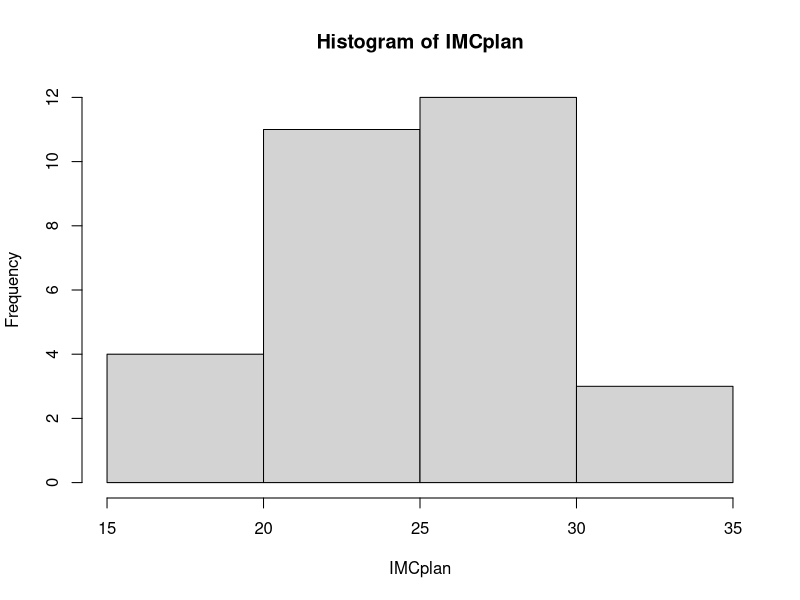
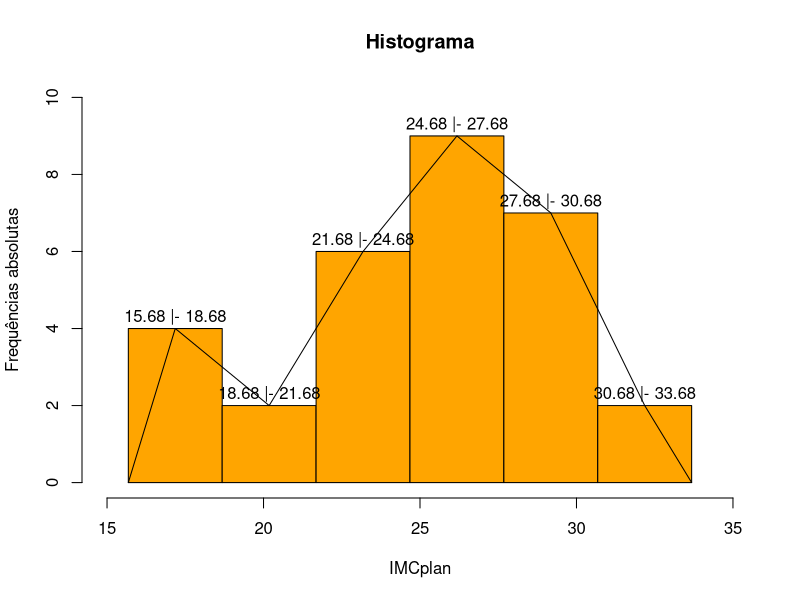
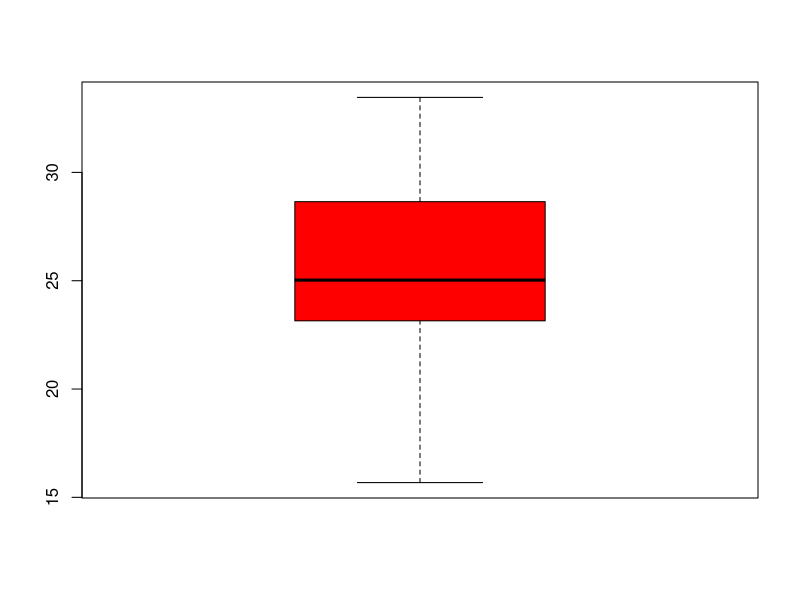
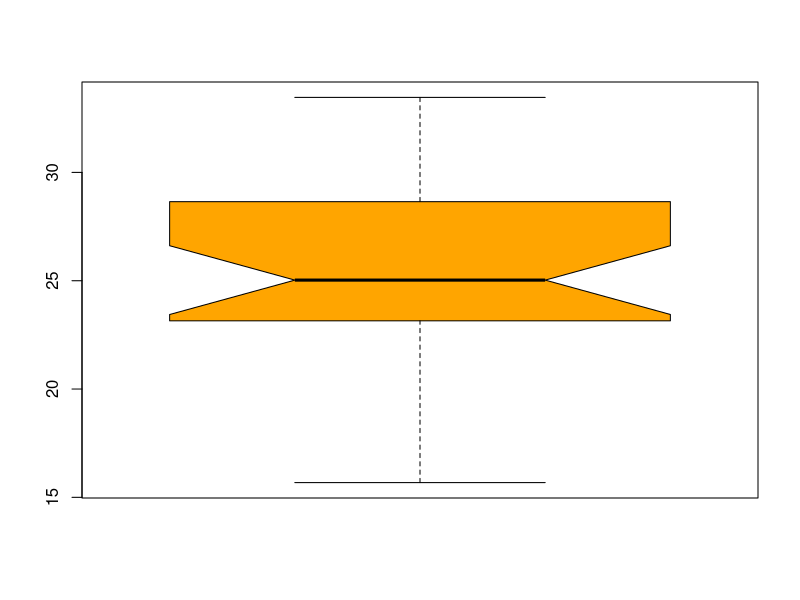

Write R code to recreate these figures, in order.
## Exemplo 2 - IMC ---------------------------------------------

setwd("./data")

imc <- read.csv("ValoresIMC.csv", header = TRUE, sep = ";", dec = ",")

attach(imc) # Anexa o dataframe ao ambiente de trabalho

histogram <- hist(IMCplan) # IMCplan é uma variável do dataframe "imc"
histogram # exibe o histograma

# Para calcular os limites das classes, calculamos:

# A amplitude
amplitude <- diff(range(IMCplan))

# O número de classes
n_classes <- nclass.Sturges(IMCplan)

# A amplitude das classes
classes_amplitude <- round(amplitude / n_classes)
range(IMCplan)

# Por fim, conseguimos calcular os limites das classes
classes_limits <- seq(15.68, 33.68, classes_amplitude)

# E definimos os rótulos das classes
classes <- c(
    "15.68 |- 18.68", "18.68 |- 21.68", "21.68 |- 24.68", "24.68 |- 27.68",
    "27.68 |- 30.68", "30.68 |- 33.68"
)

freq <- table(cut(IMCplan, breaks = classes_limits, right = FALSE, labels = classes))
cumulative_freq <- cumsum(freq)
relative_freq <- prop.table(freq)
cumulative_relative_freq <- cumsum(relative_freq)

result_table <- cbind(freq,
    cumulative_freq,
    relative_freq = round(relative_freq * 100, digits = 2),
    cumulative_relative_freq = round(cumulative_relative_freq * 100, digits = 2)
)
result_table

histogram <- hist(IMCplan,
    breaks = classes_limits,
    labels = classes,
    col = "orange",
    xlim = c(15, 35),
    ylim = c(0, 10),
    ylab = "Frequências absolutas",
    main = "Histograma"
)

lines(c(min(histogram$breaks), histogram$mids, max(histogram$breaks)),
    c(0, histogram$counts, 0),
    type = "l"
)

boxplot(imc, col = "red")

boxplot(imc, col = "orange", varwidth = TRUE, notch = TRUE)
